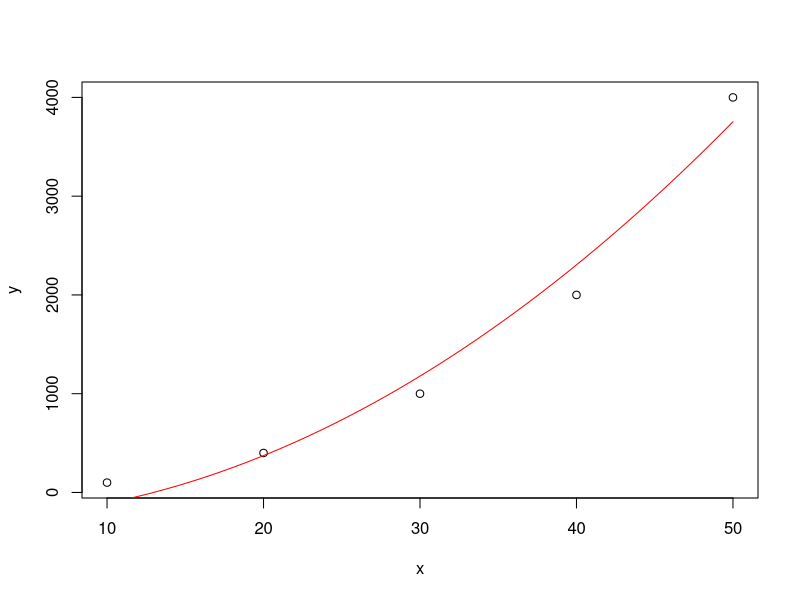

Generate this figure with R:
x <- c(10,20,30,40,50)
y <- c(100,400,1000, 2000, 4000)
m <- lm(y ~ x)
plot(x,y)

x2 <- x^2
m2 <- lm(y ~ x2)
summary(m2)
curve(-270.5882+1.6096*x^2,add=TRUE,col="red")
